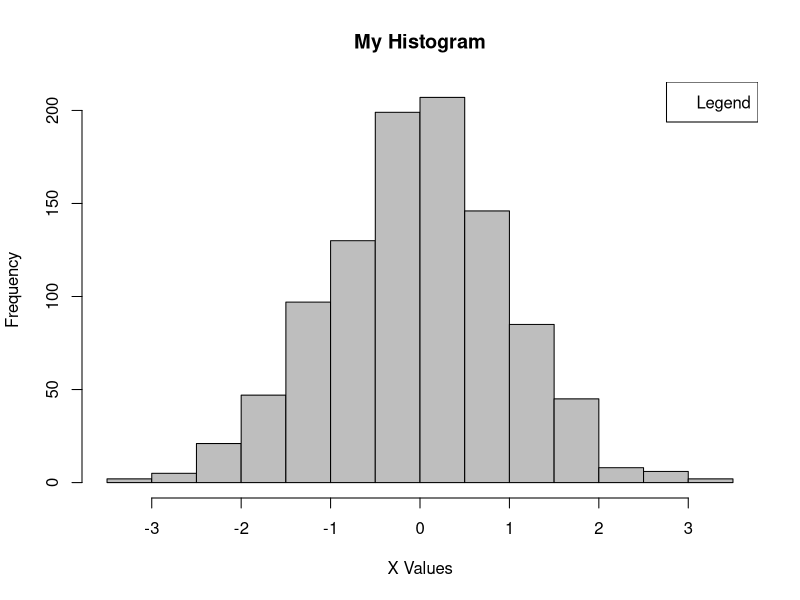
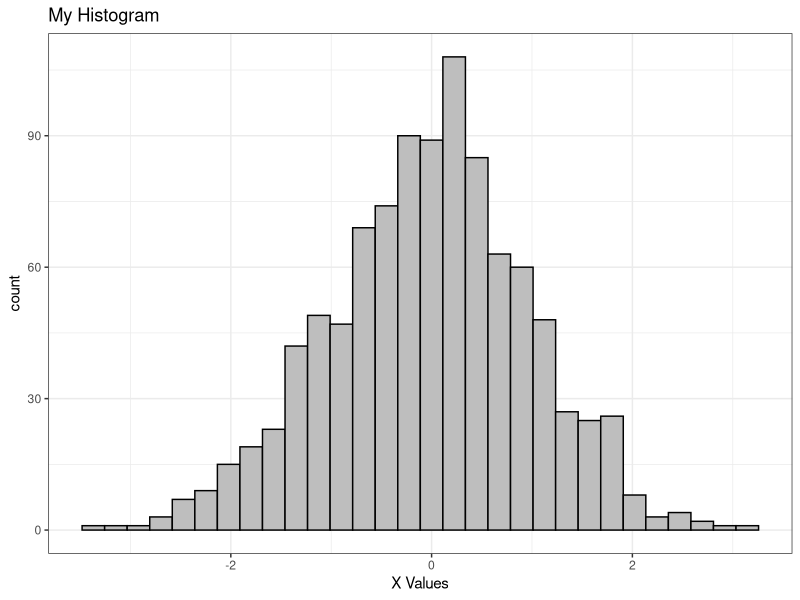

Generate these figures, in order, with R:
## ---- chunk 1
x <- 1:10
y <- numeric()
for (i in 1:length(x)) {
  y[i] <- x[i] + 1
}

y
## ---- chunk 2
x + 1
## ---- chunk 3
# Function whose input is a scalar and output is square of the scalar
square <- function(x) x^2
square(10)
## ---- chunk 4
square <- function(x) {
  x^2
}
square(10)
## ---- chunk 5
mn_md_var <- function(x) {
	n <- length(x)
	mn <- sum(x)/n
	var <- sum((x - mn)^2)/(n - 1)
	sx <- sort(x)
	md <- if (n %% 2 == 1) {
		sx[floor(n/2) + 1]
	} else {
		(sx[n/2] + sx[n/2 + 1])/2
	}
	c(mn, md, var)	
}
## ---- chunk 6
zero <- function(x) 0
zero(60)
zero(100)
zero("a")
## ---- chunk 7
x <- FALSE
i <- 1
while (!x) {
  print(paste("Try", i))
  x <- sample(c(TRUE, FALSE), 1)
  i <- i + 1
}
## ---- chunk 8
x <- 1L:10L
sapply(x, function(x) x^2)
lapply(x, function(x) x^2)
## ---- chunk 9
library(purrr)
map(x, ~.^2)
map_int(x, ~as.integer(.^2))
## ---- chunk 10
x <- rnorm(1000)
## ---- chunk 11
hist(x, main = "My Histogram", col = "grey", xlab = "X Values")
legend("topright", "Legend")
## ---- chunk 12
library(ggplot2)
ggplot(data.frame(x = x), aes(x = x)) +
  geom_histogram(fill = "grey", col = "black") +
  labs(title = "My Histogram",
       x = "X Values") +
  theme_bw()
